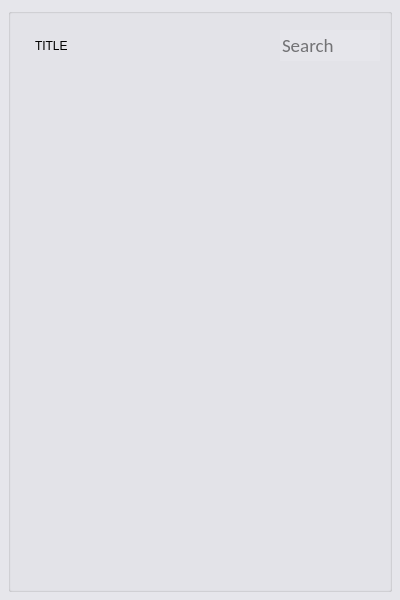
<?xml version="1.0" encoding="UTF-8"?>
<ui version="4.0">
 <class>C_OgeWiHover</class>
 <widget class="QWidget" name="C_OgeWiHover">
  <property name="windowModality">
   <enum>Qt::ApplicationModal</enum>
  </property>
  <property name="geometry">
   <rect>
    <x>0</x>
    <y>0</y>
    <width>400</width>
    <height>600</height>
   </rect>
  </property>
  <property name="palette">
   <palette>
    <active>
     <colorrole role="Base">
      <brush brushstyle="SolidPattern">
       <color alpha="255">
        <red>230</red>
        <green>230</green>
        <blue>235</blue>
       </color>
      </brush>
     </colorrole>
     <colorrole role="Window">
      <brush brushstyle="SolidPattern">
       <color alpha="255">
        <red>230</red>
        <green>230</green>
        <blue>235</blue>
       </color>
      </brush>
     </colorrole>
    </active>
    <inactive>
     <colorrole role="Base">
      <brush brushstyle="SolidPattern">
       <color alpha="255">
        <red>230</red>
        <green>230</green>
        <blue>235</blue>
       </color>
      </brush>
     </colorrole>
     <colorrole role="Window">
      <brush brushstyle="SolidPattern">
       <color alpha="255">
        <red>230</red>
        <green>230</green>
        <blue>235</blue>
       </color>
      </brush>
     </colorrole>
    </inactive>
    <disabled>
     <colorrole role="Base">
      <brush brushstyle="SolidPattern">
       <color alpha="255">
        <red>230</red>
        <green>230</green>
        <blue>235</blue>
       </color>
      </brush>
     </colorrole>
     <colorrole role="Window">
      <brush brushstyle="SolidPattern">
       <color alpha="255">
        <red>230</red>
        <green>230</green>
        <blue>235</blue>
       </color>
      </brush>
     </colorrole>
    </disabled>
   </palette>
  </property>
  <property name="windowTitle">
   <string>Form</string>
  </property>
  <property name="autoFillBackground">
   <bool>true</bool>
  </property>
  <layout class="QGridLayout" name="gridLayout">
   <property name="leftMargin">
    <number>8</number>
   </property>
   <property name="topMargin">
    <number>8</number>
   </property>
   <property name="rightMargin">
    <number>8</number>
   </property>
   <property name="bottomMargin">
    <number>8</number>
   </property>
   <item row="0" column="0">
    <widget class="stw_opensyde_gui_elements::C_OgeGbxHover" name="pc_GroupBox">
     <property name="title">
      <string/>
     </property>
     <layout class="QVBoxLayout" name="verticalLayout">
      <item>
       <spacer name="pc_VerticalSpacer_1">
        <property name="orientation">
         <enum>Qt::Vertical</enum>
        </property>
        <property name="sizeType">
         <enum>QSizePolicy::Fixed</enum>
        </property>
        <property name="sizeHint" stdset="0">
         <size>
          <width>20</width>
          <height>5</height>
         </size>
        </property>
       </spacer>
      </item>
      <item>
       <layout class="QVBoxLayout" name="pc_VerticalLayout" stretch="0,0">
        <item>
         <layout class="QHBoxLayout" name="pc_HorizontalLayout" stretch="0,0,0,1,0,0">
          <property name="sizeConstraint">
           <enum>QLayout::SetDefaultConstraint</enum>
          </property>
          <item>
           <spacer name="pc_HorizontalSpacer_2">
            <property name="orientation">
             <enum>Qt::Horizontal</enum>
            </property>
            <property name="sizeType">
             <enum>QSizePolicy::Fixed</enum>
            </property>
            <property name="sizeHint" stdset="0">
             <size>
              <width>15</width>
              <height>20</height>
             </size>
            </property>
           </spacer>
          </item>
          <item>
           <widget class="stw_opensyde_gui_elements::C_OgeLabHeadingWidgetDark" name="pc_LabelTitle">
            <property name="minimumSize">
             <size>
              <width>0</width>
              <height>36</height>
             </size>
            </property>
            <property name="maximumSize">
             <size>
              <width>16777215</width>
              <height>36</height>
             </size>
            </property>
            <property name="text">
             <string>TITLE</string>
            </property>
           </widget>
          </item>
          <item>
           <widget class="stw_opensyde_gui_elements::C_OgePubIconText" name="pc_BtnMinMax">
            <property name="minimumSize">
             <size>
              <width>36</width>
              <height>36</height>
             </size>
            </property>
            <property name="maximumSize">
             <size>
              <width>36</width>
              <height>36</height>
             </size>
            </property>
            <property name="text">
             <string/>
            </property>
            <property name="icon">
             <iconset resource="../../application.qrc">
              <normaloff>:/images/BtnWidgetMin.png</normaloff>:/images/BtnWidgetMin.png</iconset>
            </property>
            <property name="flat">
             <bool>true</bool>
            </property>
           </widget>
          </item>
          <item>
           <spacer name="pc_HorizontalSpacer">
            <property name="orientation">
             <enum>Qt::Horizontal</enum>
            </property>
            <property name="sizeHint" stdset="0">
             <size>
              <width>40</width>
              <height>20</height>
             </size>
            </property>
           </spacer>
          </item>
          <item>
           <widget class="QLabel" name="pc_LabelSearchImg">
            <property name="sizePolicy">
             <sizepolicy hsizetype="Fixed" vsizetype="Fixed">
              <horstretch>0</horstretch>
              <verstretch>0</verstretch>
             </sizepolicy>
            </property>
            <property name="minimumSize">
             <size>
              <width>25</width>
              <height>25</height>
             </size>
            </property>
            <property name="maximumSize">
             <size>
              <width>25</width>
              <height>25</height>
             </size>
            </property>
            <property name="text">
             <string/>
            </property>
            <property name="pixmap">
             <pixmap resource="../../application.qrc">:/images/IconSearchLight.png</pixmap>
            </property>
           </widget>
          </item>
          <item>
           <widget class="stw_opensyde_gui_elements::C_OgeLeSearch" name="pc_LineEditSearch">
            <property name="sizePolicy">
             <sizepolicy hsizetype="Fixed" vsizetype="Fixed">
              <horstretch>0</horstretch>
              <verstretch>0</verstretch>
             </sizepolicy>
            </property>
            <property name="minimumSize">
             <size>
              <width>100</width>
              <height>0</height>
             </size>
            </property>
            <property name="maximumSize">
             <size>
              <width>10</width>
              <height>16777215</height>
             </size>
            </property>
            <property name="font">
             <font>
              <family>Calibri</family>
              <pointsize>14</pointsize>
             </font>
            </property>
            <property name="focusPolicy">
             <enum>Qt::ClickFocus</enum>
            </property>
            <property name="text">
             <string/>
            </property>
            <property name="frame">
             <bool>false</bool>
            </property>
            <property name="placeholderText">
             <string>Search</string>
            </property>
           </widget>
          </item>
         </layout>
        </item>
        <item>
         <spacer name="pc_VerticalSpacer_2">
          <property name="orientation">
           <enum>Qt::Vertical</enum>
          </property>
          <property name="sizeHint" stdset="0">
           <size>
            <width>20</width>
            <height>5</height>
           </size>
          </property>
         </spacer>
        </item>
       </layout>
      </item>
     </layout>
    </widget>
   </item>
  </layout>
 </widget>
 <customwidgets>
  <customwidget>
   <class>stw_opensyde_gui_elements::C_OgePubIconText</class>
   <extends>QPushButton</extends>
   <header>C_OgePubIconText.h</header>
  </customwidget>
  <customwidget>
   <class>stw_opensyde_gui_elements::C_OgeLeSearch</class>
   <extends>QLineEdit</extends>
   <header>C_OgeLeSearch.h</header>
  </customwidget>
  <customwidget>
   <class>stw_opensyde_gui_elements::C_OgeLabHeadingWidgetDark</class>
   <extends>QLabel</extends>
   <header>C_OgeLabHeadingWidgetDark.h</header>
  </customwidget>
  <customwidget>
   <class>stw_opensyde_gui_elements::C_OgeGbxHover</class>
   <extends>QGroupBox</extends>
   <header>C_OgeGbxHover.h</header>
   <container>1</container>
  </customwidget>
 </customwidgets>
 <resources>
  <include location="../../application.qrc"/>
 </resources>
 <connections/>
</ui>
